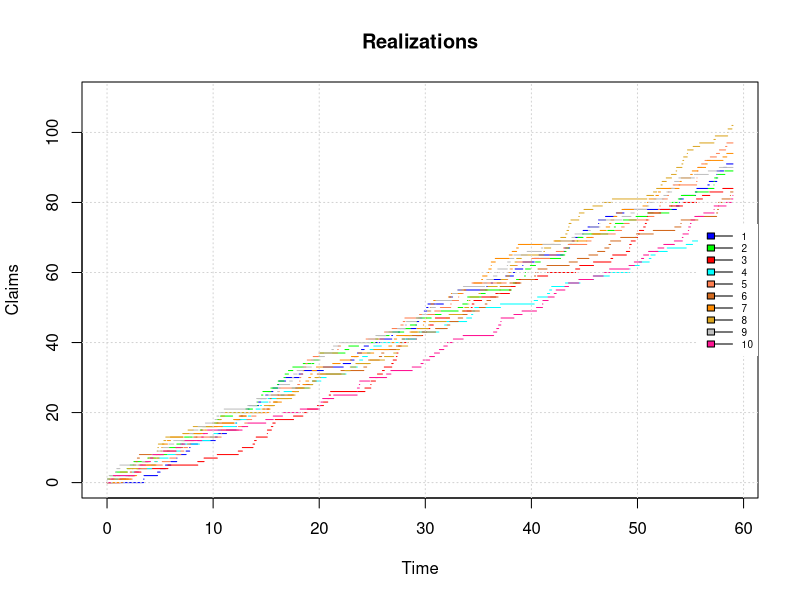

Reproduce this figure in R.
#Assignment 2 a


# =====================================================================================
#     PT I) Calculation of probabilities &  MC-Simulations
# =====================================================================================
tEnd = 59
l = 1.5 #Renamed to l, in case lambda is a restricted keyword

mu = l*tEnd

# i)

numberOfClaims <- ppois(q = 100, lambda = mu, lower.tail = FALSE)

print(numberOfClaims)


# Simulation and verification

rm(list = ls())

n = 1000
tEnd = 59
l = 1.5 #Renamed to l, in case lambda is a restricted keyword



mu = l*tEnd


counter <-0


# Run simulation 1000 times, append to a vector
# Count the number of instances with a value higher than 100
# Divide this number by the total amount of simulations
# Increment each time the value is higher or equal to 100



  for (i in 1:n){
    val <- rpois(1, lambda = mu)
    l[i] <- val
    if (l[i]>100){
     counter = counter+1
    }
  }



percentageClaimOver100 <- counter/n * 100


sprintf("Probability of having 100 or more claims is %f percent", percentageClaimOver100 )

#2a) 
# =========================================================================================
# Realizations
#==========================================================================================




tEnd = 59
lambda = 1.5
eventVector <- list()
timeVector <- list()


colorz <- c("blue","green", "red","cyan", "coral", "chocolate", "darkorange","goldenrod", "gray", "deeppink")
text = c("1","2", "3","4","5","6","7","8","9","10")
plot(NULL, NULL, xlim = c(0, tEnd), ylim = c(0, 110),cex.lab = 1, cex.axis = 1, xlab = "Time", ylab = "Claims", main = "Realizations")
# Run 10 realizations
for (k in 1:10){
  nP = rpois(1, lambda = lambda*tEnd)
  tVals = runif(nP, min = 0, max = tEnd)
  tVals = c(0, sort(tVals), tEnd)
  xVals = c(0:nP, nP)
  for(i in 1:(length(xVals)-1)){
    lines(tVals[i:(i+1)],   col = colorz[k], type = "l", rep(xVals[i],2))
  }
}
grid( col = "lightgray", lty = "dotted",
     lwd = par("lwd"), equilogs = TRUE)
legend("right",
       legend = text,
       fill = colorz,
       lty = 1,
       cex = 0.6,
       box.lty=0
)







